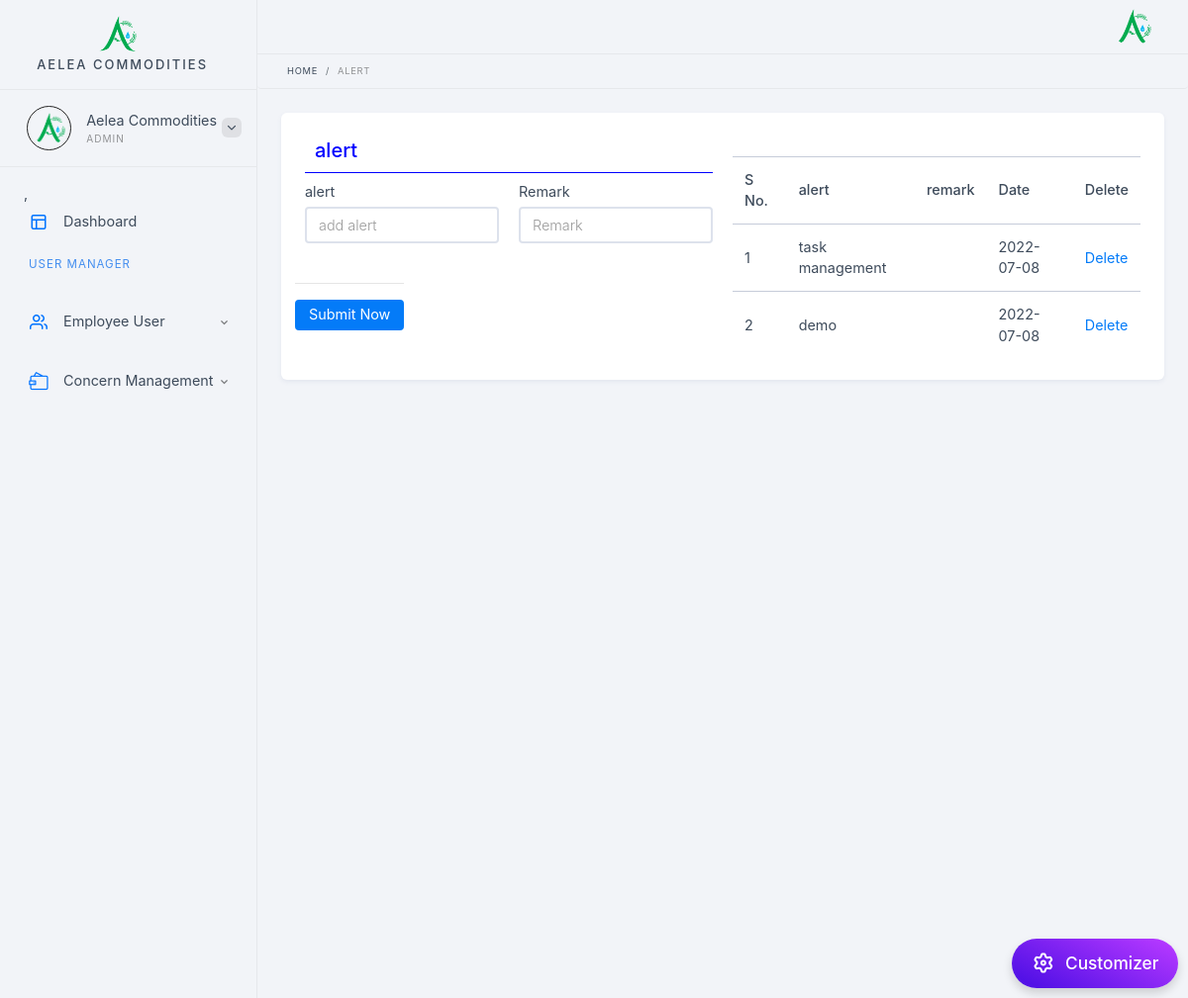
Page /add_alert.php (signed in) on the committed database.
### tables this page shows
CREATE TABLE `news_and_update` (
  `news_id` int(11) NOT NULL,
  `news_title` text NOT NULL,
  `remark` text NOT NULL,
  `created` date NOT NULL,
  `news_type` varchar(255) NOT NULL
);

### add_alert.php (the view, shortened to what this page needs)
<?php
include './includes/admin_header.php';
include './includes/data_base_save_update.php';
?>
<ul class="breadcrumb">
    <li class="breadcrumb-item"><a href="#">Home</a></li>
    <li class="breadcrumb-item"><span>alert</span></li>
</ul>
<div class="content-i">
    <div class="content-box">
        <div class="element-wrapper">
            <div class="element-box">
                <div class="row">
                    <div class="col-md-6">
                <form action="#" method="post" enctype="multipart/form-data">
                            <div class="row">
                                 <div class="col-md-12">
                                    <h5 style="color: blue;border-bottom: 1px solid blue;padding: 10px;">alert</h5>
                                </div>
                                <div class="col-sm-6">
                                    <div class="form-group"><label for="">alert</label>
                                        <input class="form-control" name="news" placeholder="add alert" type="text">
                                    </div>
                                </div>
                                <div class="col-sm-6">
                                    <div class="form-group"><label for="">Remark</label>
                                        <input class="form-control" name="Remark" placeholder="Remark" type="text">
                                    </div>
                                </div>
                            <div class="form-buttons-w text-right">
                                <input class="btn btn-primary" type="submit" value="Submit Now" name="submit">
                            </div>
                        </div>
                </form>
                    </div>
                      <div class="col-md-6">
                          <br>
                <table class="dataTable table table-responsive">
                    <tr>
                        <th>S No.</th>
                        <th>alert</th>
                         <th>remark</th>
                          <th>Date</th>
                          <th>Delete</th>
                    </tr>
                                                               <?php
                 $qry = mysqli_query($connection, "SELECT * FROM news_and_update where news_type='alert'") or die("select query fail" . mysqli_error());
$count = 0;
while ($row = mysqli_fetch_assoc($qry)) {
    $count = $count + 1;
    $news_id = $row['news_id'];
    $news_title = $row['news_title'];
    $remark = $row['remark'];
    $created = $row['created'];
    ?>
                    <tr>
                        <td><?php echo $count;?></td>
                          <td><?php echo $news_title;?></td>
                            <td><?php echo $remark;?></td>
                              <td><?php echo $created;?></td>
                              <td><a href="add_alert.php?delete=<?php echo $news_id;?>">Delete</a></td>
                    </tr>
<?php }?>
                </table>
                      </div>
            </div>
        </div></div>
<?php include './includes/Plugin.php'; ?>
        <?php include './includes/admin_footer.php'; ?>

### rows in the picture
news_and_update: news_title "task management", created "2022-07-08"
news_and_update: news_title "demo", created "2022-07-08"

### other values in the picture
$_SESSION['emp_name'] "Aelea Commodities"
$_SESSION['User_type'] "ADMIN"
